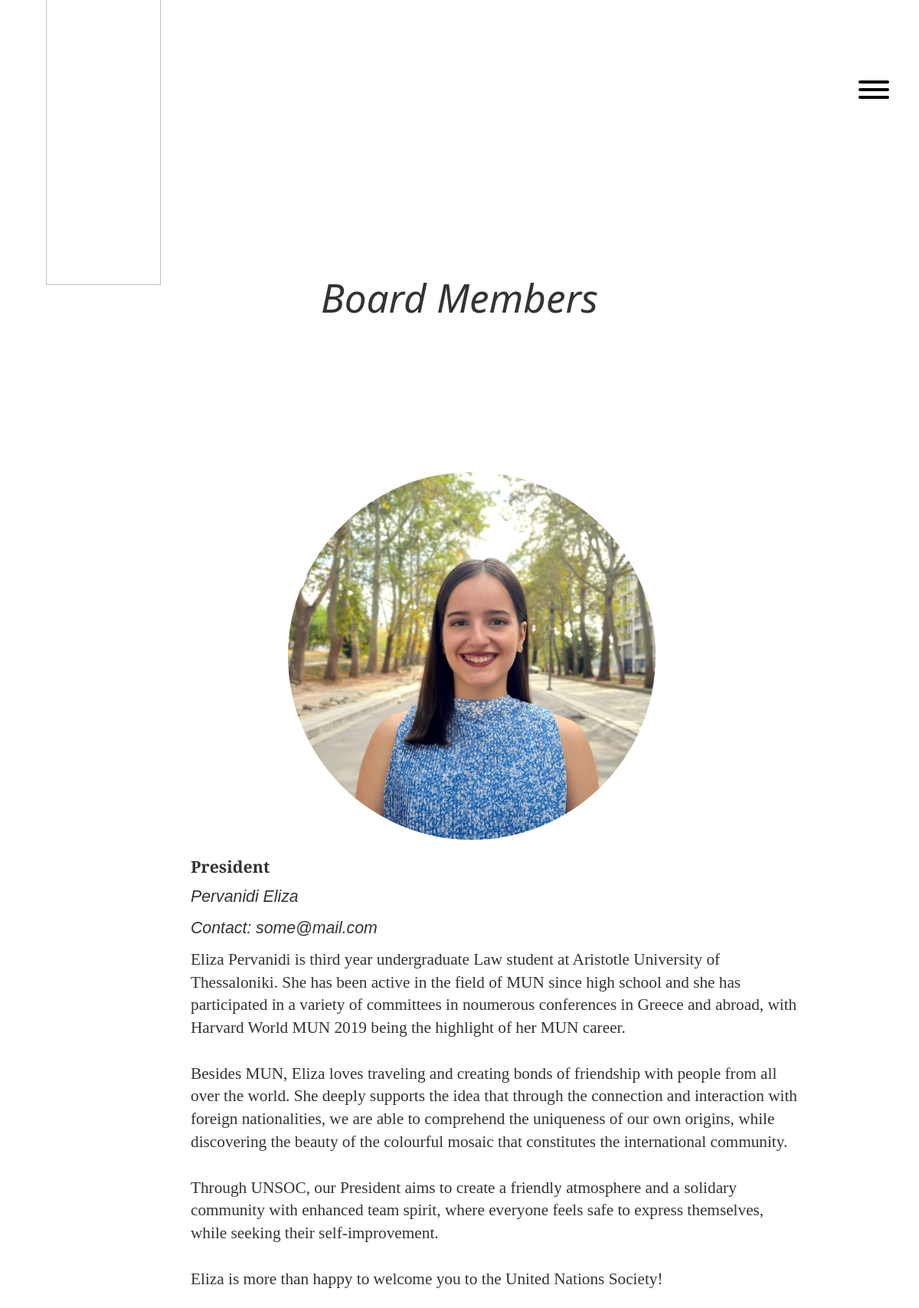
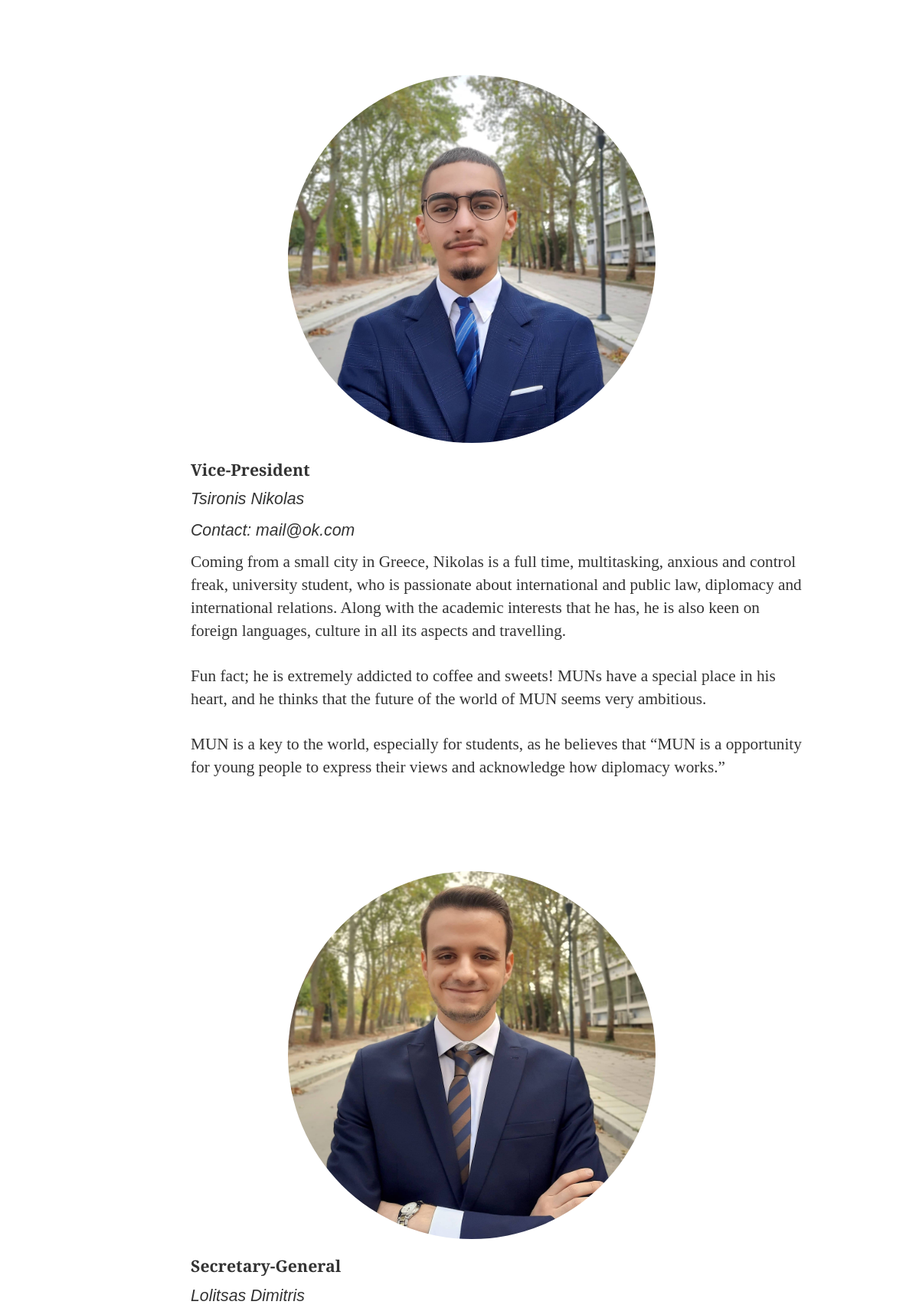
The app's page /board (upper part) with its own data (2 pictures, top to bottom).
### members/models.py (models this page shows)
class BoardMember(models.Model):
    class Roles(models.TextChoices):
        PRESIDENT = 'P', _('President')
        VICE_PRESIDENT = 'VP', _('Vice-President')
        SECRETARY_GENERAL = 'SG', _('Secretary-General')
        TREASURER = 'TR', _('Treasurer')
        ALTERNATE = 'AL', _('Director for Communications and Merketing')
    class Sex(models.TextChoices):
        MALE = 'M', _('Male')
        FEMALE = 'F', _('Female')
        OTHER = 'O', _('Other')
    name = models.CharField(max_length=128, default='No name given')
    surname = models.CharField(max_length=128, default='No surname given')
    sex = models.CharField(
        max_length=2,
        choices=Sex.choices,
        default=Sex.OTHER,
    )
    member_pic = models.ImageField(
        null=True,
        blank=True,
        upload_to='members/members_pic',
        default='test.png', )
    role = models.CharField(
        max_length=2,
        choices=Roles.choices,
        unique=True)
    social_url = models.URLField(max_length=200, default='www')
    email_url = models.EmailField(default="", help_text='Test')
    member_bio = models.TextField(verbose_name='Experiences', max_length=2000, default='(will be public)')
    history = HistoricalRecords()

### members/views.py (the view)
# urls.py: path('', views.BoardView.as_view(), name='board-list'),
class BoardView(ListView):
    template_name = 'boardmember/board.html'
    model = BoardMember
    context_object_name = 'boardmember'
    def get_queryset(self):
        query = self.request.GET.get('q')
        if query:
            boardmembers = self.model.objects.filter(title__icontains=query)
        else:
            boardmembers = self.model.objects.all()
        return boardmembers

### members/templates/boardmember/board.html (shortened to what this page needs)
<!DOCTYPE html>
<html lang="en">
{% load static %}
<head>
    <link rel="stylesheet" href="{% static 'material/css/main.css' %}">
</head>
{% include "main/navbar.html" %}
<body>
    <div class="container content">
    <h2 class="sans-small-caps content bigger">Board Members</h2>
    </div>
    {% for member in boardmember %}
        <div class="portraits-container ">
            <div class="person-container">
                <a class="round" href="{{member.social_url}}">
                    <div class="portrait-container">
                        <img src="{{member.member_pic.url}}" class="portrait">
                    </div>
                </a>
                <div class="bio content">
                    <p class="sans smaller"><b>{{member.get_role_display}}</b></p>
                    <p class="sans pad-down smaller"><i>{{member.surname}} {{member.name}}</i></p>
                    <p class="sans pad-down smaller"><i>Contact: {{ member.email_url }}</i></p>
                    <p class="smaller">{{member.member_bio|linebreaksbr}}</p>
                </div>
            </div>
        </div>
    {% endfor %}
</body>
{% include "main/footer.html" %}
</html>

### static/material/css/main.css (style rules this page uses)
:root { --main-text-color: ; }
html { scroll-behavior: smooth; height:100%; }
body { height:100%; background: #FFFFFF; color: #333333; margin: 0; padding: 0; border: 0; }
p { padding: 0; padding-bottom: 0.5rem; margin: 0; }
.round { border-radius: 50%; }
.container { background-color: #FFFFFF ; display: flex; flex-direction: column; margin-left: auto; margin-right: auto; width: 70%; max-width: 90rem; justify-content: center; align-items: center; margin-top: 3rem; margin-bottom: 3rem; padding: 4rem 4rem 3rem 4rem; overflow: hidden; }
.content { font-size: 1.6em ; line-height: 1.4; font-family: 'Alegreya', serif; font-weight: normal; }
.smaller { font-size: 1.4em; line-height: 1.4; }
.sans { font-family: 'Alegreya Sans', sans-serif; }
.sans-small-caps { font-family: 'Alegreya Sans SC', sans; }
.bigger { font-size: 2em; line-height: 1.6; }
h2 { font-weight: 400; font-style: italic; font-size: 2rem ; }
a { transition: color 0.2s ease-in-out; text-decoration: none; color: #444; }
.portraits-container { max-width: 95vw; margin-left: auto; margin-right:auto; padding-top: 2rem; padding-bottom: 2rem; display:flex; flex-direction: column; }
.person-container { width: 100%; display: flex; flex-direction: row; flex-wrap: wrap; justify-content: center; padding: 2rem 0rem 2rem 2rem; }
.portrait-container { position: relative; border-radius: 50%; }
.portrait { border-radius: 50%; height: 30rem; width: 30rem; margin-bottom: 1rem; }
.bio { font-size: 95% !important; width: 42%; padding: 0rem 0rem 1rem 1rem; padding-left: 4rem; }
.pad-down { padding-bottom: 0.7rem; }
@media (max-width: 1475px) { .bio { width: 70%; } }
@media only screen and (max-width: 1220px) { .container { max-width: 80vw; } }
@media only screen and (max-width: 1220px) { .bio { align-self: center; } }
@media only screen and (max-width: 1220px) { .person-container { padding: 1rem; } }

### records on screen
BoardMember: member_pic (picture), role "President", surname "Pervanidi", name "Eliza", email_url "some@mail.com", member_bio "Eliza Pervanidi is third year undergraduate Law student at Aristotle University of Thessaloniki. She has been active in the field of MUN since high school and she has participated in a variety of committees in noumerous conferences in Greece and abroad, with Harvard World MUN 2019 being the highlight of her MUN career. Besides MUN, Eliza loves traveling and creating bonds of friendship with people from all over the world. She deeply supports the idea that through the connection and interaction with foreign nationalities, we are able to comprehend the uniqueness of our own origins, while discovering the beauty of the colourful mosaic that constitutes the international community. Through…"
BoardMember: member_pic (picture), role "Vice-President", surname "Tsironis", name "Nikolas", email_url "mail@ok.com", member_bio "Coming from a small city in Greece, Nikolas is a full time, multitasking, anxious and control freak, university student, who is passionate about international and public law, diplomacy and international relations. Along with the academic interests that he has, he is also keen on foreign languages, culture in all its aspects and travelling. Fun fact; he is extremely addicted to coffee and sweets! MUNs have a special place in his heart, and he thinks that the future of the world of MUN seems very ambitious. MUN is a key to the world, especially for students, as he believes that “MUN is a opportunity for young people to express their views and acknowledge how diplomacy works.”"
BoardMember: member_pic (picture), role "Secretary-General", surname "Lolitsas", name "Dimitris"
